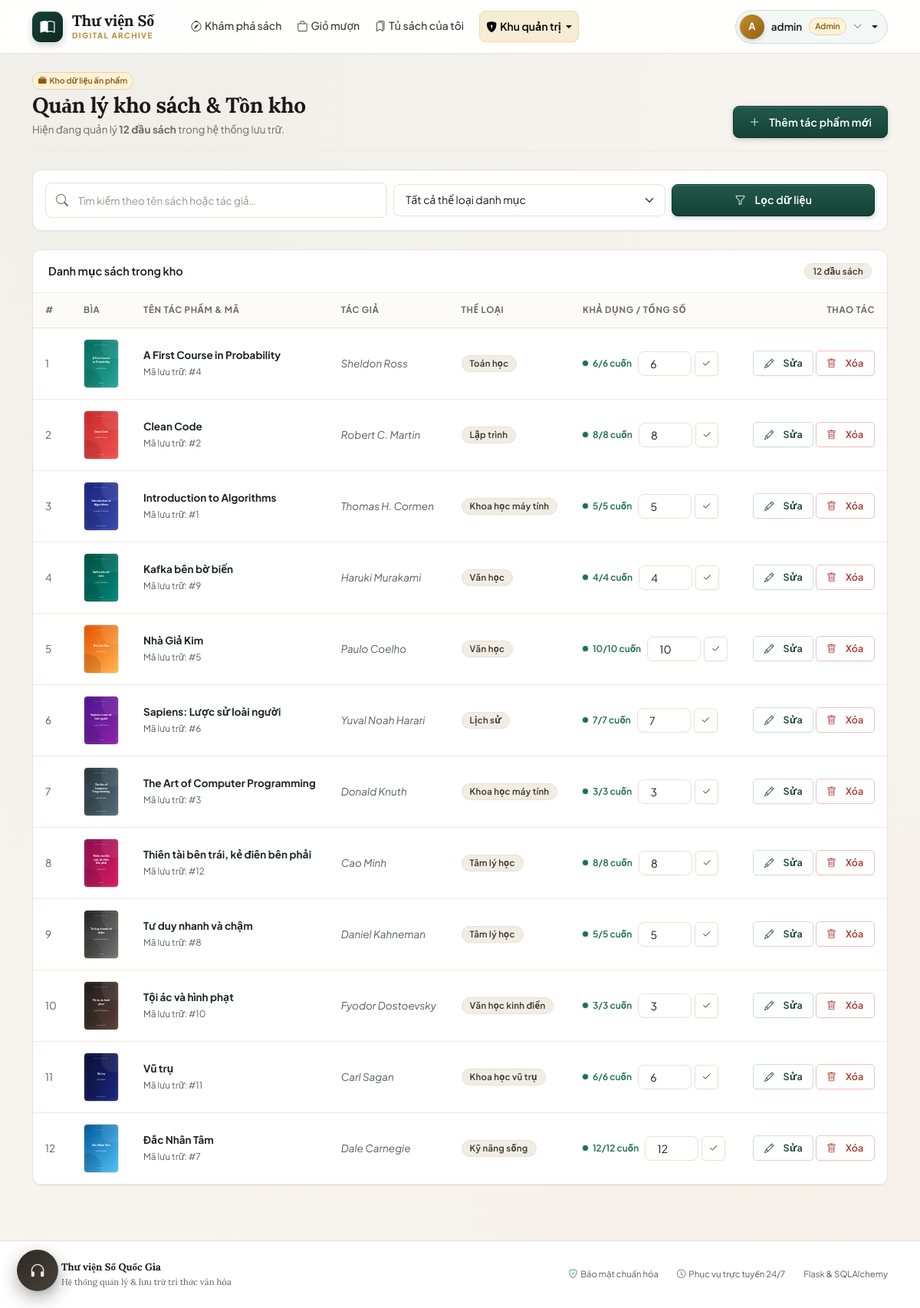
Screenshot of /admin/books (signed in) with the database file from the repository.
### models.py (models this page shows, shortened)
class User(db.Model, UserMixin):
    __tablename__ = 'users'
    id = db.Column(db.Integer, primary_key=True)
    username = db.Column(db.String(80), unique=True, nullable=False, index=True)
    email = db.Column(db.String(120), unique=True, nullable=True)
    password_hash = db.Column(db.String(255), nullable=False)
    role = db.Column(db.String(20), nullable=False, default='user')
    is_active = db.Column(db.Boolean, nullable=False, default=True)
    created_at = db.Column(db.DateTime, default=now, nullable=False)
    borrow_requests = db.relationship('BorrowRequest', back_populates='user', lazy='dynamic')
    reviews = db.relationship('Review', back_populates='author', lazy='dynamic')
    @property
    def is_admin(self):
        return self.role == 'admin'

class Book(db.Model):
    __tablename__ = 'books'
    id = db.Column(db.Integer, primary_key=True)
    title = db.Column(db.String(200), nullable=False, index=True)
    author = db.Column(db.String(150), nullable=False, index=True)
    description = db.Column(db.Text, nullable=False, default='')
    quantity = db.Column(db.Integer, nullable=False, default=0)
    cover_url = db.Column(db.String(300), nullable=True)
    category_id = db.Column(db.Integer, db.ForeignKey('categories.id'), nullable=True)
    created_at = db.Column(db.DateTime, default=now, nullable=False)
    mood = db.Column(db.String(30), nullable=True, index=True)
    pages = db.Column(db.Integer, nullable=True, default=0)
    condition_note = db.Column(db.String(300), nullable=True, default='')
    times_borrowed = db.Column(db.Integer, nullable=False, default=0)
    librarian_note = db.Column(db.String(400), nullable=True, default='')
    librarian_note_by = db.Column(db.String(80), nullable=True, default='')
    spine_color = db.Column(db.String(9), nullable=True, default='')
    category = db.relationship('Category', back_populates='books')
    borrow_requests = db.relationship('BorrowRequest', backref='book', lazy='dynamic')
    reviews = db.relationship('Review', backref='book', lazy='dynamic')
    @property
    def borrowed_count(self):
        return BorrowRequest.query.filter(
            BorrowRequest.book_id == self.id,
            BorrowRequest.status.in_(ACTIVE_BORROW_STATUSES),
        ).count()
    @property
    def available(self):
        return max(0, self.quantity - self.borrowed_count)
    @property
    def in_stock(self):
        return self.available > 0
    @property
    def cover(self):
        if self.cover_url:
            return self.cover_url
        if has_request_context():
            return url_for('static', filename='covers/default.svg')
        return '/static/covers/default.svg'

class Category(db.Model):
    __tablename__ = 'categories'
    id = db.Column(db.Integer, primary_key=True)
    name = db.Column(db.String(100), unique=True, nullable=False)
    books = db.relationship('Book', back_populates='category')

### admin.py (the view)
@admin_bp.route('/books')
@admin_required
def books():
    q = request.args.get('q', '').strip()
    category_id = request.args.get('category', type=int)
    query = Book.query
    if q:
        like = f'%{q}%'
        query = query.filter(or_(Book.title.ilike(like), Book.author.ilike(like)))
    if category_id:
        query = query.filter(Book.category_id == category_id)
    book_list = query.order_by(Book.title).all()
    categories = Category.query.order_by(Category.name).all()
    return render_template(
        'admin/books.html',
        books=book_list,
        categories=categories,
        q=q,
        category_id=category_id,
    )

### admin.py (called while the page is built)
def admin_required(view):
    @wraps(view)
    @login_required
    def wrapper(*args, **kwargs):
        if not current_user.is_admin:
            abort(403)
        return view(*args, **kwargs)
    return wrapper

### templates/admin/books.html (shortened to what this page needs)
{% extends 'base.html' %}
{% block content %}
<div class="page-head">
  <div>
    <div class="d-flex align-items-center gap-2 mb-1">
      <span class="user-badge-mini user-badge-admin"><i class="bi bi-collection-fill me-1"></i>Kho dữ liệu ấn phẩm</span>
    </div>
    <h1 class="page-title">Quản lý kho sách &amp; Tồn kho</h1>
    <p class="page-sub">Hiện đang quản lý <strong>{{ books|length }} đầu sách</strong> trong hệ thống lưu trữ.</p>
  </div>
  <a href="{{ url_for('admin.book_add') }}" class="btn btn-primary">
    <i class="bi bi-plus-lg me-1"></i>Thêm tác phẩm mới
  </a>
</div>
<div class="card p-3 mb-4 bg-white">
  <form class="row g-2 align-items-center" method="get">
    <div class="col-md-5">
      <div class="input-container">
        <input class="form-control" name="q" placeholder="Tìm kiếm theo tên sách hoặc tác giả…" value="{{ q }}">
      </div>
    </div>
    <div class="col-md-4">
      <select class="form-select" name="category">
        <option value="">Tất cả thể loại danh mục</option>
      </select>
    </div>
    <div class="col-md-3 d-flex gap-2">
      <button class="btn btn-primary flex-grow-1"><i class="bi bi-funnel me-1"></i>Lọc dữ liệu</button>
    </div>
  </form>
</div>
<div class="card overflow-hidden">
  <div class="card-header d-flex justify-content-between align-items-center">
    <span>Danh mục sách trong kho</span>
    <span class="badge bg-secondary">{{ books|length }} đầu sách</span>
  </div>
  <div class="table-responsive">
    <table class="table align-middle">
      <thead>
        <tr>
          <th style="width: 50px;">#</th>
          <th style="width: 64px;">Bìa</th>
          <th>Tên tác phẩm &amp; Mã</th>
          <th>Tác giả</th>
          <th>Thể loại</th>
          <th>Khả dụng / Tổng số</th>
          <th class="text-end">Thao tác</th>
        </tr>
      </thead>
      <tbody>
        {% for book in books %}
        <tr>
          <td class="text-muted">{{ loop.index }}</td>
          <td><img src="{{ book.cover }}" class="thumb-sm" alt="{{ book.title }}"></td>
          <td>
            <div class="fw-bold text-dark">{{ book.title }}</div>
            <small class="text-muted">Mã lưu trữ: #{{ book.id }}</small>
          </td>
          <td class="text-muted fst-italic">{{ book.author }}</td>
          <td>
            {% if book.category %}
            <span class="badge bg-secondary">{{ book.category.name }}</span>
            {% else %}
            <span class="text-muted small">—</span>
            {% endif %}
          </td>
          <td>
            <div class="d-flex align-items-center gap-2 flex-wrap">
              <span class="stock {{ 'stock-ok' if book.in_stock else 'stock-out' }}">
                <span class="dot"></span>{{ book.available }}/{{ book.quantity }} cuốn
              </span>
              <form class="d-flex align-items-center gap-1"
                    method="post" action="{{ url_for('admin.book_set_quantity', book_id=book.id) }}">
                <input type="number" name="quantity" class="form-control form-control-sm"
                       style="width: 70px; height: 32px;" min="0" value="{{ book.quantity }}" title="Nhập số lượng mới">
                <button class="btn btn-sm btn-outline-secondary" style="height: 32px; padding: 0 8px;" title="Cập nhật">
                  <i class="bi bi-check2"></i>
                </button>
              </form>
            </div>
          </td>
          <td class="text-end text-nowrap">
            <a href="{{ url_for('admin.book_edit', book_id=book.id) }}"
               class="btn btn-sm btn-outline-primary">
              <i class="bi bi-pencil me-1"></i>Sửa
            </a>
            <form method="post" action="{{ url_for('admin.book_delete', book_id=book.id) }}"
                  class="d-inline" data-confirm="Xác nhận xóa hoàn toàn sách “{{ book.title }}” khỏi kho lưu trữ?">
              <button class="btn btn-sm btn-outline-danger">
                <i class="bi bi-trash me-1"></i>Xóa
              </button>
            </form>
          </td>
        </tr>
        {% endfor %}
      </tbody>
    </table>
  </div>
</div>
{% endblock %}

### templates/base.html (shortened to what this page needs)
<!doctype html>
<html lang="vi">
<head>
  <link href="https://cdn.jsdelivr.net/npm/bootstrap@5.3.3/dist/css/bootstrap.min.css" rel="stylesheet">
  <link href="https://cdn.jsdelivr.net/npm/bootstrap-icons@1.11.3/font/bootstrap-icons.min.css" rel="stylesheet">
  <link href="{{ url_for('static', filename='css/style.css') }}" rel="stylesheet">
</head>
<body>
{% set ep = request.endpoint or '' %}
<nav class="navbar navbar-expand-lg sticky-top">
  <div class="container">
    <a class="navbar-brand" href="{{ url_for('user.home') }}">
      <span class="brand-mark"><i class="bi bi-book-half"></i></span>
      <div class="brand-text">
        <span class="brand-name">Thư viện Số</span>
        <span class="brand-tag">DIGITAL ARCHIVE</span>
      </div>
    </a>
    <div class="collapse navbar-collapse" id="mainNav">
      <ul class="navbar-nav me-auto ps-lg-4 gap-lg-1">
        <li class="nav-item">
          <a class="nav-link {{ 'active' if ep == 'user.home' }}" href="{{ url_for('user.home') }}">
            <i class="bi bi-compass me-1"></i>Khám phá sách
          </a>
        </li>
        {% if current_user.is_authenticated %}
          {% if has_endpoint('user.cart') %}
          <li class="nav-item">
            <a class="nav-link position-relative {{ 'active' if ep == 'user.cart' }}" href="{{ url_for('user.cart') }}">
              <i class="bi bi-bag me-1"></i>Giỏ mượn
            </a>
          </li>
          {% endif %}
          {% if has_endpoint('user.dashboard') %}
          <li class="nav-item">
            <a class="nav-link {{ 'active' if ep == 'user.dashboard' }}" href="{{ url_for('user.dashboard') }}">
              <i class="bi bi-bookmarks me-1"></i>Tủ sách của tôi
            </a>
          </li>
          {% endif %}
        {% endif %}
        {% if current_user.is_authenticated and current_user.is_admin %}
        <li class="nav-item dropdown ms-lg-2">
          <a class="nav-link dropdown-toggle admin-nav-item {{ 'active' if ep.startswith('admin') }}" href="#"
             data-bs-toggle="dropdown" aria-expanded="false">
            <i class="bi bi-shield-lock-fill me-1"></i>Khu quản trị
          </a>
        </li>
        {% endif %}
      </ul>
      <ul class="navbar-nav align-items-lg-center gap-2">
        {% if current_user.is_authenticated %}
        <li class="nav-item dropdown">
          <a class="user-chip dropdown-toggle {{ 'is-admin' if current_user.is_admin else '' }}" href="#" data-bs-toggle="dropdown" aria-expanded="false">
            <span class="avatar">{{ current_user.username[:1]|upper }}</span>
            <span class="d-none d-lg-inline">{{ current_user.username }}</span>
            {% if current_user.is_admin %}
            <span class="user-badge-mini user-badge-admin">Admin</span>
            {% else %}
            <span class="user-badge-mini user-badge-user">Độc giả</span>
            {% endif %}
            <i class="bi bi-chevron-down small text-muted"></i>
          </a>
        </li>
        {% endif %}
      </ul>
    </div>
  </div>
</nav>
{% block page %}
<div class="container py-4 main-container">
  {% block content %}{% endblock %}
</div>
{% endblock %}
<footer class="site-footer">
  <div class="container d-flex flex-wrap justify-content-between align-items-center gap-3">
    <div class="brand-small">
      <span class="brand-mark"><i class="bi bi-book-half"></i></span>
      <div>
        <span>Thư viện Số Quốc Gia</span>
        <div class="small fw-normal text-muted">Hệ thống quản lý &amp; lưu trữ tri thức văn hóa</div>
      </div>
    </div>
    <div class="d-flex align-items-center gap-4 text-muted small">
      <span><i class="bi bi-shield-check text-success me-1"></i>Bảo mật chuẩn hóa</span>
      <span><i class="bi bi-clock me-1"></i>Phục vụ trực tuyến 24/7</span>
      <span>Flask &amp; SQLAlchemy</span>
    </div>
  </div>
</footer>
<div class="nook" id="nook" data-playing="">
  <button class="nook-fab" id="nookToggle" type="button"
          aria-expanded="false" aria-controls="nookPanel"
          title="Góc Đọc Sách — âm thanh nền & Chế độ Tập trung">
    <i class="bi bi-headphones"></i>
  </button>
</div>
</body>
</html>

### rows the page displays
User: username "A", username "admin"
Book: cover (picture), title "A First Course in Probability", id "4", author "Sheldon Ross", category.name "Toán học", available "6", quantity "6"
Book: cover (picture), title "Clean Code", id "2", author "Robert C. Martin", category.name "Lập trình", available "8", quantity "8"
Book: cover (picture), title "Introduction to Algorithms", id "1", author "Thomas H. Cormen", category.name "Khoa học máy tính", available "5", quantity "5"
Book: cover (picture), title "Kafka bên bờ biển", id "9", author "Haruki Murakami", category.name "Văn học", available "4", quantity "4"
Book: cover (picture), title "Nhà Giả Kim", id "5", author "Paulo Coelho", category.name "Văn học", available "10", quantity "10"
Book: cover (picture), title "Sapiens: Lược sử loài người", id "6", author "Yuval Noah Harari", category.name "Lịch sử", available "7", quantity "7"
Book: cover (picture), title "The Art of Computer Programming", id "3", author "Donald Knuth", category.name "Khoa học máy tính", available "3", quantity "3"
Book: cover (picture), title "Thiên tài bên trái, kẻ điên bên phải", id "12", author "Cao Minh", category.name "Tâm lý học", available "8", quantity "8"
Book: cover (picture), title "Tư duy nhanh và chậm", id "8", author "Daniel Kahneman", category.name "Tâm lý học", available "5", quantity "5"
Book: cover (picture), title "Tội ác và hình phạt", id "10", author "Fyodor Dostoevsky", category.name "Văn học kinh điển", available "3", quantity "3"
Book: cover (picture), title "Vũ trụ", id "11", author "Carl Sagan", category.name "Khoa học vũ trụ", available "6", quantity "6"
Book: cover (picture), title "Đắc Nhân Tâm", id "7", author "Dale Carnegie", category.name "Kỹ năng sống", available "12", quantity "12"

### other values shown
{{ books|length }} "12"
